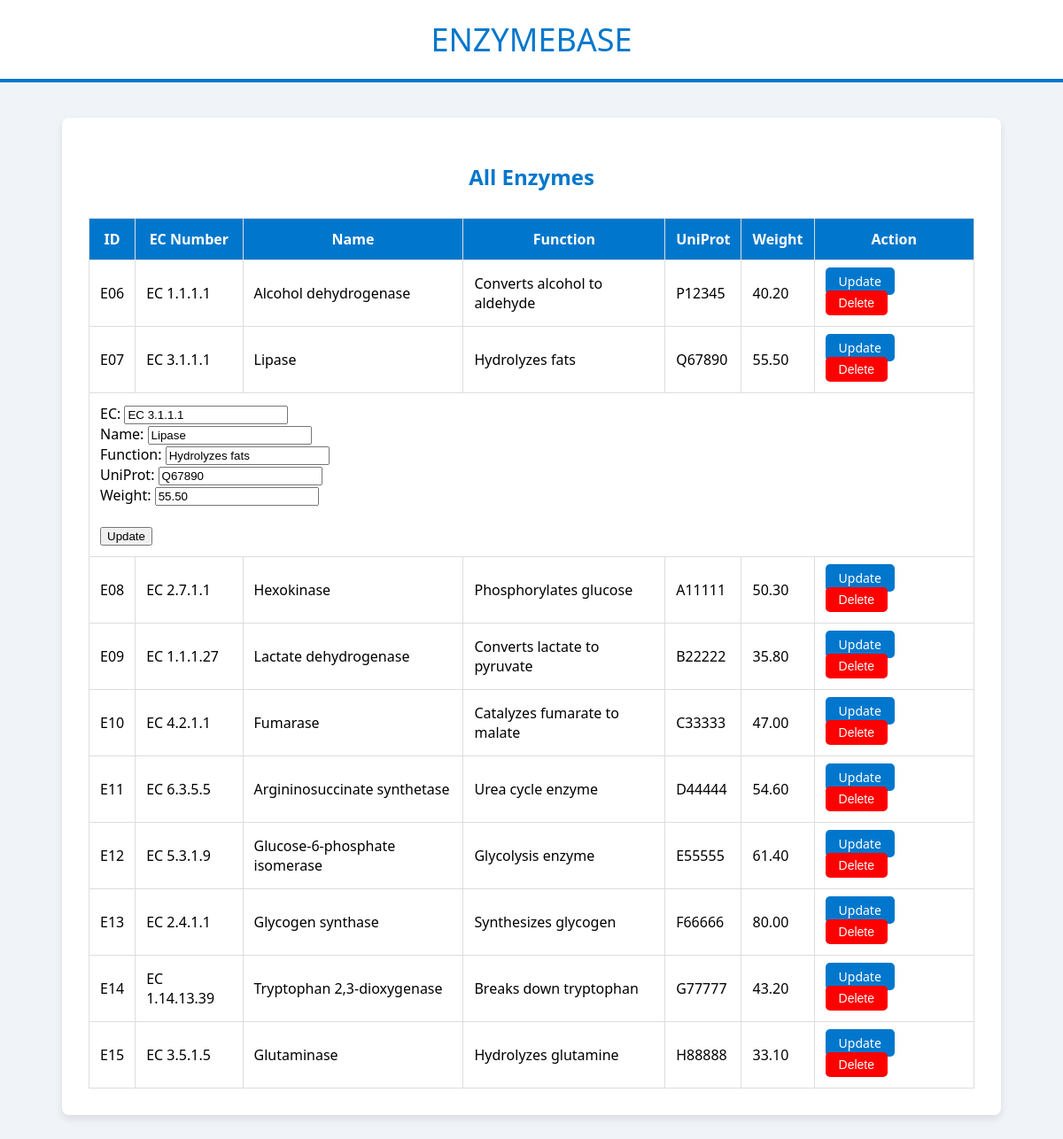
/insert/view-enzyme.php?edit=E07, run on the app's committed database.
### tables this page shows
CREATE TABLE `enzyme` (
  `enzyme_id` VARCHAR(10),
  `enzymec_no` VARCHAR(20),
  `enzyme_name` VARCHAR(50),
  `enzyme_function` VARCHAR(100),
  `uniprot_id` VARCHAR(20),
  `mol_weight` DECIMAL(10,2)
);

### insert/view-enzyme.php (the view, shortened to what this page needs)
<?php
include_once '../database/database.php';
$sql = "SELECT * FROM enzyme";
$result = $conn->query($sql);
$edit_id = isset($_GET['edit']) ? $conn->real_escape_string($_GET['edit']) : '';
?>
<!DOCTYPE html>
<html>
<head>
</head>
<body>
<div class="header-box">
  <div class="header-title">ENZYMEBASE</div>
</div>
<div class="container">
<h2>All Enzymes</h2>
<?php
if ($result->num_rows > 0) {
    echo "<table>";
    echo "<tr>
        <th>ID</th>
        <th>EC Number</th>
        <th>Name</th>
        <th>Function</th>
        <th>UniProt</th>
        <th>Weight</th>
        <th>Action</th>
    </tr>";
    while($row = $result->fetch_assoc()) {
        echo "<tr>";
        echo "<td>{$row['enzyme_id']}</td>";
        echo "<td>{$row['enzymec_no']}</td>";
        echo "<td>{$row['enzyme_name']}</td>";
        echo "<td>{$row['enzyme_function']}</td>";
        echo "<td>{$row['uniprot_id']}</td>";
        echo "<td>{$row['mol_weight']}</td>";
        echo "<td>
<a href='view-enzyme.php?edit={$row['enzyme_id']}'
class='action-btn update-btn'>Update</a>
<form method='POST' action='delete_enzyme.php' style='display:inline;'
onsubmit='return confirm(\"Are you sure?\")'>
<input type='hidden' name='enzyme_id' value='{$row['enzyme_id']}'>
<button type='submit' class='action-btn delete-btn'>Delete</button>
</form>
</td>";
        echo "</tr>";
        if ($edit_id == $row['enzyme_id']) {
            echo "<tr>
            <td colspan='7'>
            <form method='POST' action='update_enzyme.php'>
            <input type='hidden' name='enzyme_id' value='{$row['enzyme_id']}'>
            EC: <input name='enzymec_no' value='{$row['enzymec_no']}'><br>
            Name: <input name='enzyme_name' value='{$row['enzyme_name']}'><br>
            Function: <input name='enzyme_function' value='{$row['enzyme_function']}'><br>
            UniProt: <input name='uniprot_id' value='{$row['uniprot_id']}'><br>
            Weight: <input name='mol_weight' value='{$row['mol_weight']}'><br><br>
            <button type='submit' name='update'>Update</button>
            </form>
            </td>
            </tr>";
        }
    }
    echo "</table>";
} else {
    echo "No data found";
}
?>
</div>
</body>
</html>

### insert/view-enzyme.php (style rules this page uses)
body { font-family: 'Segoe UI', Tahoma, Geneva, Verdana, sans-serif; background-color: #f0f4f8; margin: 0; padding: 0; }
.header-box { background-color: #ffffff; border-bottom: 4px solid #0077cc; padding: 20px; text-align: center; }
.header-title { font-size: 36px; color: #0077cc; margin: 0; }
.container { max-width: 1000px; margin: 40px auto; background: #ffffff; padding: 30px; box-shadow: 0 4px 10px rgba(0, 0, 0, 0.1); border-radius: 8px; }
h2 { color: #0077cc; text-align: center; margin-bottom: 30px; }
table { width: 100%; border-collapse: collapse; }
th, td { padding: 12px; border: 1px solid #ddd; }
th { background-color: #0077cc; color: white; }
.action-btn { padding: 6px 15px; border-radius: 5px; text-decoration: none; color: white; font-size: 14px; border: none; cursor: pointer; margin-right: 8px; }
.update-btn { background-color: #0077cc; }
.delete-btn { background-color: red; }

### data on the page
enzyme: enzyme_id "E06", enzymec_no "EC 1.1.1.1", enzyme_name "Alcohol dehydrogenase", enzyme_function "Converts alcohol to aldehyde", uniprot "P12345", mol_weight "40.20"
enzyme: enzyme_id "E07", enzymec_no "EC 3.1.1.1", enzyme_name "Lipase", enzyme_function "Hydrolyzes fats", uniprot "Q67890", mol_weight "55.50", uniprot_id "Q67890"
enzyme: enzyme_id "E08", enzymec_no "EC 2.7.1.1", enzyme_name "Hexokinase", enzyme_function "Phosphorylates glucose", uniprot "A11111", mol_weight "50.30"
enzyme: enzyme_id "E09", enzymec_no "EC 1.1.1.27", enzyme_name "Lactate dehydrogenase", enzyme_function "Converts lactate to pyruvate", uniprot "B22222", mol_weight "35.80"
enzyme: enzyme_id "E10", enzymec_no "EC 4.2.1.1", enzyme_name "Fumarase", enzyme_function "Catalyzes fumarate to malate", uniprot "C33333", mol_weight "47.00"
enzyme: enzyme_id "E11", enzymec_no "EC 6.3.5.5", enzyme_name "Argininosuccinate synthetase", enzyme_function "Urea cycle enzyme", uniprot "D44444", mol_weight "54.60"
enzyme: enzyme_id "E12", enzymec_no "EC 5.3.1.9", enzyme_name "Glucose-6-phosphate isomerase", enzyme_function "Glycolysis enzyme", uniprot "E55555", mol_weight "61.40"
enzyme: enzyme_id "E13", enzymec_no "EC 2.4.1.1", enzyme_name "Glycogen synthase", enzyme_function "Synthesizes glycogen", uniprot "F66666", mol_weight "80.00"
enzyme: enzyme_id "E14", enzymec_no "EC 1.14.13.39", enzyme_name "Tryptophan 2,3-dioxygenase", enzyme_function "Breaks down tryptophan", uniprot "G77777", mol_weight "43.20"
enzyme: enzyme_id "E15", enzymec_no "EC 3.5.1.5", enzyme_name "Glutaminase", enzyme_function "Hydrolyzes glutamine", uniprot "H88888", mol_weight "33.10"
